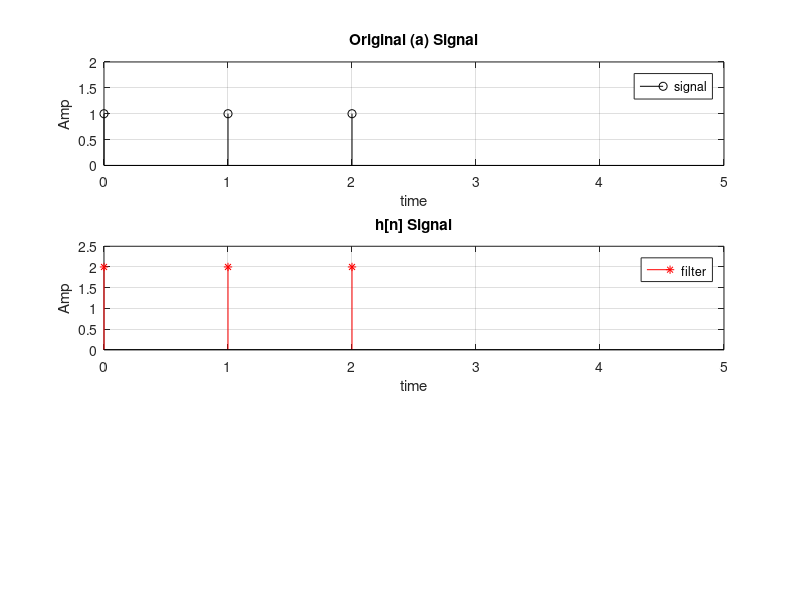

Recreate this plot in MATLAB. (Note: this script raises an error after producing the figure.)
%% Exp 2 _ 1
% Teacher : Dr. Abidi
% Author: [SeyedAli] - [SeyedHosseini]
% E-mail: [alishosseini79@aut.ac.ir] 
%Student-Number : [9723042]
% University: Amirkabir University of Technology
%%
clc;
close all;
clear;
%% part 2-1)a
clc;
a = [ 1 1 1 ];
h = [2 2 2 ];
l = 0:1:2;
figure(1)
subplot(311)
stem(l,a,'k-')
ylabel("Amp")
xlabel("time")
title("Original (a) Signal")
legend('signal')
grid on;
axis([0 5 0 2])

figure(1)
subplot(312)
stem(l,h,'r *')
ylabel("Amp")
xlabel("time")
title("h[n] Signal")
legend('filter')
grid on;
axis([0 5 0 2.5])

x = conv(a,h) ; %Using Matlab Function
b = myconv(a,h) ; %Using Manual Function
M = numel(a) + numel(h) - 1 ; %length of Conv
t = 0 : 1 : M - 1 ;
figure(1)
subplot(313)
stem(t,x,'*')
hold on
stem(t,b,'r')
ylabel("Amp")
xlabel("time")
title("Conv & MyConv Signal")
legend('conv' , 'myconv')
grid on;
axis([0 6 -1 7])
display("As You see they are equal in part a")
%% part 2-1)b
clc;
res = 1 ;
t = 0 : res : 199 ; %time
T = 50; %duty cycle
f = 1/T ;
x = square(2*pi*f*t) ; %generate signal
figure(2)
subplot(311)
stem(t,x,'b')
ylabel("Amp")
xlabel("time")
title("Square Wave Signal")
legend('square wave')
grid on;
axis([0 200 -1 1.3])

h = 0.1*ones(1,10) ; %Moving Average
l = 0 : 1 : 9; %time
figure(2)
subplot(312)
stem(l,h,'k *')
ylabel("Amp")
xlabel("time")
title("MA Signal")
legend('MA')
grid on;
axis([0 11 0 0.2])

h(end:numel(x)) = 0 ; %zero padding
y1 = conv(x,h) ;
y2 = myconv(x,h) ;
figure(2)
subplot(313)
stem(y1,'*')
hold on
stem(y2,'r')
ylabel("Amp")
xlabel("time")
title("Conv & MyConv Signal")
legend('conv' , 'myconv')
grid on;
axis([0 220 -1.2 1.2])
display("As You see they are equal in part b")

%% part 2-1)c
clc;
res = 1 ;
t = 0 : res : 199 ; %time
T = 50; %duty cycle
f = 1/T ;
x = square(2*pi*f*t) ; %generate signal
figure(3)
subplot(311)
stem(t,x,'b')
ylabel("Amp")
xlabel("time")
title("Square Wave Signal")
legend('square wave')
grid on;
axis([0 200 -1 1.3])

n = 0:1:14 ; %discrete time
h = 0.25*(0.75).^n ; %New Filter
l = 0 : 1 : 14; %time
figure(3)
subplot(312)
stem(l,h,'k -')
ylabel("Amp")
xlabel("time")
title("part c Filter Signal")
legend('Filter')
grid on;
axis([0 16 0 0.3])

h(end:numel(x)) = 0 ; %zero padding
y1 = conv(x,h) ;
y2 = myconv(x,h) ;
figure(3)
subplot(313)
stem(y1,'*')
hold on
stem(y2,'r')
ylabel("Amp")
xlabel("time")
title("Conv & MyConv Signal")
legend('conv' , 'myconv')
grid on;
axis([0 220 -1.2 1.2])
display("As You see they are equal in part c")

%% part 2-1)d
clc;
res = 1 ;
t = 0 : res : 199 ; %time
T = 50; %duty cycle
f = 1/T ;
x = square(2*pi*f*t) ; %generate signal
figure(4)
subplot(311)
stem(t,x,'b')
ylabel("Amp")
xlabel("time")
title("Square Wave Signal")
legend('square wave')
grid on;
axis([0 200 -1 1.3])

h1 = [1 -1]; %basic h[n]
h2 = conv(h1,h1) ; %1st conv
h3 = conv(h2,h1) ; %2nd conv
h4 = conv(h3,h1) ; %3rd conv
h5 = conv(h4,h1) ; %4th conv
hf = 0.2*conv(h5,h1) ; %5th conv = final impulse response
l = 0 : 1 : 6; %time
figure(4)
subplot(312)
stem(l,hf,'k o')
ylabel("Amp")
xlabel("time")
title("differentiator filter")
legend('differentiator')
grid on;
axis([0 7 -5 5])

hf(end:numel(x)) = 0 ; %zero padding
y1 = conv(x,hf) ;
y2 = myconv(x,hf) ;
figure(4)
subplot(313)
stem(y1,'*')
hold on
stem(y2,'r')
ylabel("Amp")
xlabel("time")
title("Conv & MyConv Signal")
legend('conv' , 'myconv')
grid on;
axis([0 220 -5 5])
display("As You see they are equal in part d")

%% MyconV
function y = myconv(h,x)
    lx = length(x) ;
    lh = length(h) ;
    x = [x,zeros(1,lx)]; %zero padding
    h = [h,zeros(1,lh)]; %zero padding
    y = zeros(1,lx + lh - 1);
    for i = 1 : lx + lh - 1 
        y(i) = 0 ;
        for j = 1 : lx + lh - 1 
            if(j < i + 1)
                y(i) = y(i) + x(j) * h(i - j + 1 );
            else
                break;
            end
        end
    end
end



